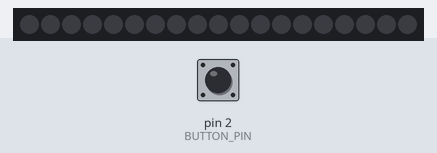
A sketch run on a simulated Arduino Uno, built with avr-gcc and run on an emulated ATmega328P. Parts: 19 RGB LEDs in strip order, left to right. The test bench sets the inputs (shaded band); at power-on: pin 2 (BUTTON_PIN) HIGH. Dim RGB values are drawn brighter than linear.

Above: at 1.2 s.
1.3 s: pin 2 (BUTTON_PIN) pulled LOW for 0.15 s
At 2.7 s:
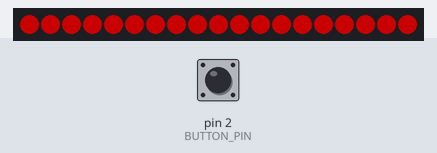
2.9 s: pin 2 (BUTTON_PIN) pulled LOW for 1 s
At 4.9 s:
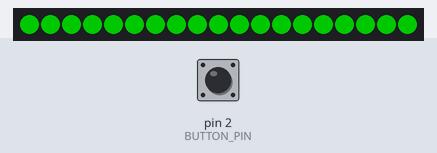
5.4 s: pin 2 (BUTTON_PIN) pulled LOW for 0.15 s
At 6.8 s:
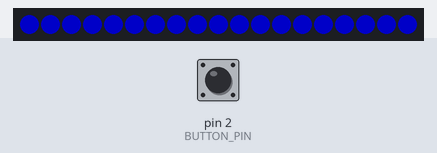
7.0 s: pin 2 (BUTTON_PIN) pulled LOW for 3.2 s
At 7.48 s:
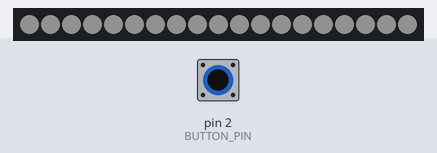
11.7 s: pin 2 (BUTTON_PIN) pulled LOW for 0.15 s
At 11.88 s:
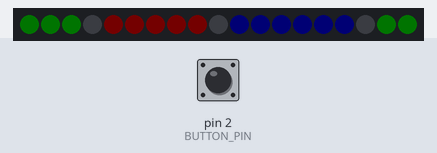

The sketch:

LED_mask_code.ino
```cpp
//based on NeoPixel library sample sketch byttoncycler.ino by Tony Dicola for Adafruit: https://github.com/adafruit/Adafruit_NeoPixel/blob/master/examples/buttoncycler/buttoncycler.ino

#include <Adafruit_NeoPixel.h>

#define BUTTON_PIN   2    // Digital IO pin connected to the button.  This will be
                          // driven with a pull-up resistor so the switch should
                          // pull the pin to ground momentarily.  On a high -> low
                          // transition the button press logic will execute.

#define PIXEL_PIN    6    // Digital IO pin connected to the NeoPixels.

#define PIXEL_COUNT 19
#define BRIGHTNESS 100

// Parameter 1 = number of pixels in strip
// Parameter 2 = pin number (most are valid)
// Parameter 3 = pixel type flags, add together as needed:
//   NEO_RGB     Pixels are wired for RGB bitstream
//   NEO_GRB     Pixels are wired for GRB bitstream, correct if colors are swapped upon testing
//   NEO_RGBW    Pixels are wired for RGBW bistream
//   NEO_KHZ400  400 KHz bitstream (e.g. FLORA pixels)
//   NEO_KHZ800  800 KHz bitstream (e.g. High Density LED strip), correct for neopixel stick
Adafruit_NeoPixel strip = Adafruit_NeoPixel(PIXEL_COUNT, PIXEL_PIN, NEO_GRBW + NEO_KHZ800);

bool oldState = HIGH;
int showType = 0;

void setup() {
  pinMode(BUTTON_PIN, INPUT_PULLUP);
  strip.setBrightness(BRIGHTNESS);
  strip.begin();
  strip.show(); // Initialize all pixels to 'off'
}

void loop() {
  // Get current button state.
  bool newState = digitalRead(BUTTON_PIN);

  // Check if state changed from high to low (button press).
  if (newState == LOW && oldState == HIGH) {
    // Short delay to debounce button.
    delay(20);
    // Check if button is still low after debounce.
    newState = digitalRead(BUTTON_PIN);
    if (newState == LOW) {
      showType++;
      if (showType > 6)
        showType=0;
      startShow(showType);
    }
  }

  // Set the last button state to the old state.
  oldState = newState;
}

void startShow(int i) {
  switch(i){
    case 0: colorWipe(strip.Color(0, 0, 0), 50);    // Black/off
            break;
    case 1: colorWipe(strip.Color(255, 0, 0), 50);  // Red
            break;
    case 2: colorWipe(strip.Color(0, 255, 0), 50);  // Green
            break;
    case 3: colorWipe(strip.Color(0, 0, 255), 50);  // Blue
            break;
    case 4: pulseWhite(5);
            break;
    case 5: rainbowFade2White(3,3,1);
            break;
    case 6: fullWhite();
            break;
  }
}

// Fill the dots one after the other with a color
void colorWipe(uint32_t c, uint8_t wait) {
  for(uint16_t i=0; i<strip.numPixels(); i++) {
    strip.setPixelColor(i, c);
    strip.show();
    delay(wait);
  }
}

void rainbow(uint8_t wait) {
  uint16_t i, j;

  for(j=0; j<256; j++) {
    for(i=0; i<strip.numPixels(); i++) {
      strip.setPixelColor(i, Wheel((i+j) & 255));
    }
    strip.show();
    delay(wait);
  }
}

// Slightly different, this makes the rainbow equally distributed throughout
void rainbowCycle(uint8_t wait) {
  uint16_t i, j;

  for(j=0; j<256*5; j++) { // 5 cycles of all colors on wheel
    for(i=0; i< strip.numPixels(); i++) {
      strip.setPixelColor(i, Wheel(((i * 256 / strip.numPixels()) + j) & 255));
    }
    strip.show();
    delay(wait);
  }
}

void pulseWhite(uint8_t wait) {
  for(int j = 0; j < 256 ; j++){
      for(uint16_t i=0; i<strip.numPixels(); i++) {
          strip.setPixelColor(i, strip.Color(0,0,0, j ) );
        }
        delay(wait);
        strip.show();
      }

  for(int j = 255; j >= 0 ; j--){
      for(uint16_t i=0; i<strip.numPixels(); i++) {
          strip.setPixelColor(i, strip.Color(0,0,0, j ) );
        }
        delay(wait);
        strip.show();
      }
}


void rainbowFade2White(uint8_t wait, int rainbowLoops, int whiteLoops) {
  float fadeMax = 100.0;
  int fadeVal = 0;
  uint32_t wheelVal;
  int redVal, greenVal, blueVal;

  for(int k = 0 ; k < rainbowLoops ; k ++){

    for(int j=0; j<256; j++) { // 5 cycles of all colors on wheel

      for(int i=0; i< strip.numPixels(); i++) {

        wheelVal = Wheel(((i * 256 / strip.numPixels()) + j) & 255);

        redVal = red(wheelVal) * float(fadeVal/fadeMax);
        greenVal = green(wheelVal) * float(fadeVal/fadeMax);
        blueVal = blue(wheelVal) * float(fadeVal/fadeMax);

        strip.setPixelColor( i, strip.Color( redVal, greenVal, blueVal ) );

      }

      //First loop, fade in!
      if(k == 0 && fadeVal < fadeMax-1) {
          fadeVal++;
      }

      //Last loop, fade out!
      else if(k == rainbowLoops - 1 && j > 255 - fadeMax ){
          fadeVal--;
      }

        strip.show();
        delay(wait);
    }

  }


  delay(500);


  for(int k = 0 ; k < whiteLoops ; k ++){

    for(int j = 0; j < 256 ; j++){

        for(uint16_t i=0; i < strip.numPixels(); i++) {
            strip.setPixelColor(i, strip.Color(0,0,0, j ) );
          }
          strip.show();
        }

        delay(2000);
    for(int j = 255; j >= 0 ; j--){

        for(uint16_t i=0; i < strip.numPixels(); i++) {
            strip.setPixelColor(i, strip.Color(0,0,0, j ) );
          }
          strip.show();
        }
  }

  delay(500);


}


void fullWhite() {

    for(uint16_t i=0; i<strip.numPixels(); i++) {
        strip.setPixelColor(i, strip.Color(0,0,0, 255 ) );
    }
      strip.show();
}


// Input a value 0 to 255 to get a color value.
// The colours are a transition r - g - b - back to r.
uint32_t Wheel(byte WheelPos) {
  WheelPos = 255 - WheelPos;
  if(WheelPos < 85) {
    return strip.Color(255 - WheelPos * 3, 0, WheelPos * 3);
  }
  if(WheelPos < 170) {
    WheelPos -= 85;
    return strip.Color(0, WheelPos * 3, 255 - WheelPos * 3);
  }
  WheelPos -= 170;
  return strip.Color(WheelPos * 3, 255 - WheelPos * 3, 0);
}

uint8_t red(uint32_t c) {
  return (c >> 8);
}
uint8_t green(uint32_t c) {
  return (c >> 16);
}
uint8_t blue(uint32_t c) {
  return (c);
}
```

Measured:
- after the input at 1.3 s, the LEDs: first change at once (image 1 shows a later state)
- after the input at 2.9 s, the LEDs: first change at once (image 2 shows a later state)
- after the input at 5.4 s, the LEDs: first change at once (image 3 shows a later state)
- after the input at 7.0 s, the LEDs: first change at once (image 4 shows a later state)
- after the input at 11.7 s, the LEDs: change at once (image 5)
